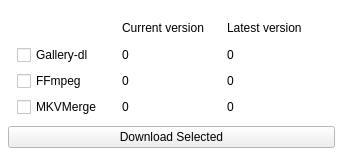
<?xml version="1.0" encoding="UTF-8"?>
<ui version="4.0">
 <class>Form</class>
 <widget class="QWidget" name="Form">
  <property name="geometry">
   <rect>
    <x>0</x>
    <y>0</y>
    <width>343</width>
    <height>156</height>
   </rect>
  </property>
  <property name="palette">
   <palette>
    <active>
     <colorrole role="Window">
      <brush brushstyle="SolidPattern">
       <color alpha="255">
        <red>255</red>
        <green>255</green>
        <blue>255</blue>
       </color>
      </brush>
     </colorrole>
    </active>
    <inactive>
     <colorrole role="Window">
      <brush brushstyle="SolidPattern">
       <color alpha="255">
        <red>255</red>
        <green>255</green>
        <blue>255</blue>
       </color>
      </brush>
     </colorrole>
    </inactive>
    <disabled>
     <colorrole role="Base">
      <brush brushstyle="SolidPattern">
       <color alpha="255">
        <red>255</red>
        <green>255</green>
        <blue>255</blue>
       </color>
      </brush>
     </colorrole>
     <colorrole role="Window">
      <brush brushstyle="SolidPattern">
       <color alpha="255">
        <red>255</red>
        <green>255</green>
        <blue>255</blue>
       </color>
      </brush>
     </colorrole>
    </disabled>
   </palette>
  </property>
  <property name="windowTitle">
   <string>Form</string>
  </property>
  <layout class="QHBoxLayout" name="horizontalLayout">
   <property name="leftMargin">
    <number>8</number>
   </property>
   <property name="topMargin">
    <number>8</number>
   </property>
   <property name="rightMargin">
    <number>8</number>
   </property>
   <property name="bottomMargin">
    <number>8</number>
   </property>
   <item>
    <widget class="QWidget" name="widget_2" native="true">
     <layout class="QVBoxLayout" name="verticalLayout">
      <property name="spacing">
       <number>0</number>
      </property>
      <property name="leftMargin">
       <number>0</number>
      </property>
      <property name="topMargin">
       <number>0</number>
      </property>
      <property name="rightMargin">
       <number>0</number>
      </property>
      <property name="bottomMargin">
       <number>0</number>
      </property>
      <item>
       <widget class="QWidget" name="widget" native="true">
        <layout class="QGridLayout" name="gridLayout">
         <item row="4" column="0">
          <widget class="QCheckBox" name="cfg_mkvmerge">
           <property name="toolTip">
            <string>&lt;html&gt;&lt;head/&gt;&lt;body&gt;&lt;p&gt;MKVMerge is used by gallery-dl to convert media to high quality gifs&lt;br/&gt;source: https://mkvtoolnix.download/doc/mkvmerge.html&lt;/p&gt;&lt;/body&gt;&lt;/html&gt;</string>
           </property>
           <property name="text">
            <string>MKVMerge</string>
           </property>
          </widget>
         </item>
         <item row="4" column="2">
          <widget class="QLabel" name="cfg_l3">
           <property name="text">
            <string>0</string>
           </property>
          </widget>
         </item>
         <item row="0" column="0">
          <spacer name="horizontalSpacer">
           <property name="orientation">
            <enum>Qt::Orientation::Horizontal</enum>
           </property>
           <property name="sizeType">
            <enum>QSizePolicy::Policy::Ignored</enum>
           </property>
           <property name="sizeHint" stdset="0">
            <size>
             <width>40</width>
             <height>20</height>
            </size>
           </property>
          </spacer>
         </item>
         <item row="3" column="2">
          <widget class="QLabel" name="cfg_l2">
           <property name="text">
            <string>0</string>
           </property>
          </widget>
         </item>
         <item row="4" column="1">
          <widget class="QLabel" name="cfg_c3">
           <property name="text">
            <string>0</string>
           </property>
          </widget>
         </item>
         <item row="3" column="0">
          <widget class="QCheckBox" name="cfg_ffmpeg">
           <property name="toolTip">
            <string>&lt;html&gt;&lt;head/&gt;&lt;body&gt;&lt;p&gt;FFmpeg is used by gallery-dl to convert media to other formats&lt;br/&gt;Source: https://ffmpeg.org/&lt;/p&gt;&lt;/body&gt;&lt;/html&gt;</string>
           </property>
           <property name="text">
            <string>FFmpeg</string>
           </property>
          </widget>
         </item>
         <item row="1" column="2">
          <widget class="QLabel" name="cfg_l1">
           <property name="text">
            <string>0</string>
           </property>
          </widget>
         </item>
         <item row="0" column="1">
          <widget class="QLabel" name="label_11">
           <property name="text">
            <string>Current version</string>
           </property>
          </widget>
         </item>
         <item row="1" column="0">
          <widget class="QCheckBox" name="cfg_gdl">
           <property name="toolTip">
            <string>&lt;html&gt;&lt;head/&gt;&lt;body&gt;&lt;p&gt;Gallery-dl is used to download media from many websites&lt;br/&gt;Source: https://github.com/mikf/gallery-dl&lt;/p&gt;&lt;/body&gt;&lt;/html&gt;</string>
           </property>
           <property name="text">
            <string>Gallery-dl</string>
           </property>
          </widget>
         </item>
         <item row="3" column="1">
          <widget class="QLabel" name="cfg_c2">
           <property name="text">
            <string>0</string>
           </property>
          </widget>
         </item>
         <item row="1" column="1">
          <widget class="QLabel" name="cfg_c1">
           <property name="text">
            <string>0</string>
           </property>
          </widget>
         </item>
         <item row="0" column="2">
          <widget class="QLabel" name="label_12">
           <property name="text">
            <string>Latest version</string>
           </property>
          </widget>
         </item>
        </layout>
       </widget>
      </item>
      <item>
       <widget class="QPushButton" name="btn_download">
        <property name="toolTip">
         <string>&lt;html&gt;&lt;head/&gt;&lt;body&gt;&lt;p&gt;Download selected programs, they are all required to be downloaded before starting any instruction&lt;/p&gt;&lt;p&gt;You can also download them manually and put them in the /external folder as:&lt;/p&gt;&lt;p&gt;/gallery-dl.exe&lt;/p&gt;&lt;p&gt;/ffmpeg.exe&lt;/p&gt;&lt;p&gt;/mkvmerge.exe&lt;/p&gt;&lt;p&gt;All around it should be 170MB&lt;/p&gt;&lt;/body&gt;&lt;/html&gt;</string>
        </property>
        <property name="text">
         <string>Download Selected</string>
        </property>
       </widget>
      </item>
     </layout>
    </widget>
   </item>
  </layout>
 </widget>
 <resources/>
 <connections/>
</ui>
